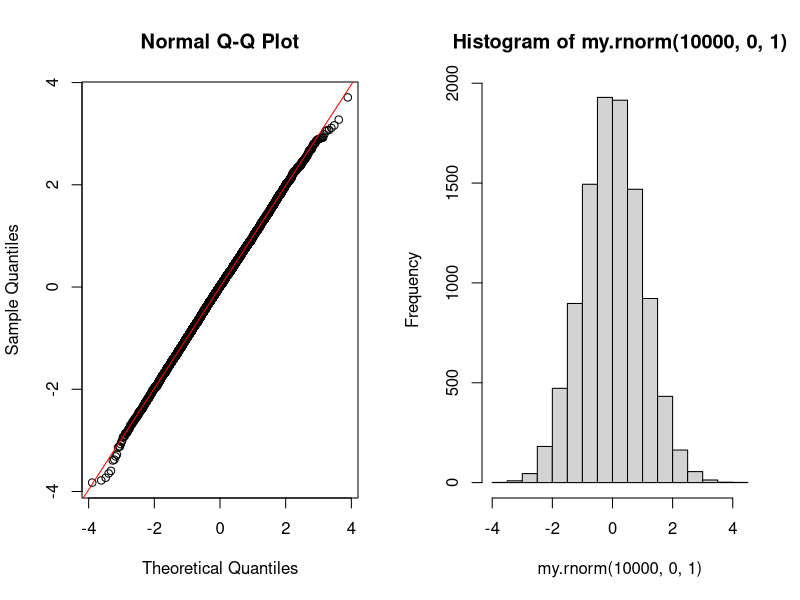

Generate this figure with R: (Note: a time limit stopped this script after it produced the figure.)
#I confirm that the attached is my own work, except where clearly indicated in the text


#uniform to normal
my.rnorm <- function(n, mean=0, sd=1){
  #return a vector of random normal values
  #input n ,number of values to return,no default
  #input mean ,mean of values to return, default o 
  #input sd, sd of values to return,default 1

  if(!is.numeric(n)) stop("invalid arguments",call.=FALSE)
  if(n<=0) stop("invalid arguments",call. = FALSE)
  if(!n%%1==0) stop("invalid arguments",call. = FALSE)
  if(!is.numeric(mean)) stop("invalid arguments",call.=FALSE)
  if(mean<0) stop("invalid arguments",call. = FALSE)
  if(!mean%%1==0) stop("invalid arguments",call. = FALSE)
  if(!is.numeric(sd)) stop("invalid arguments",call.=FALSE)
  if(sd<=0) stop("invalid arguments",call. = FALSE)
  if(!sd%%1==0) stop("invalid arguments",call. = FALSE)
  
  output.myrnorm = NULL
  if (n<0|sd<0){
    stop("invalid arguments")
  } 
#Produce 2 random uniform numbers 
   counter <- 0

repeat{
  r.unif= runif(2,0,1)
    for (i in 1:2){
    r.unif[i]=(r.unif[i])
} 

#2 uniform numbers across [-1,1] square
s.unif=((r.unif[i]*2)-1)
    for (i in 1:2){
    s.unif[i]=c((r.unif[i]*2)-1)
}

#3 If s.unif squared is greater than 1 then repeat until results are less than 1
  w = sum(s.unif^2)

#4 If u1+u2>1 repeat until <=1
  while(w>1){
    r.unif= runif(2,0,1)
      for (i in 1:2){
      s.unif[i]=c((r.unif[i]*2)-1)
  }
      w = sum(s.unif^2)
  }

# 5 - Produce v
  v=sqrt((-2*log(w)/w))

# 6 Define X
  x=c((s.unif[i]*v) * 1 + 0)
  for (i in 1:2){
    x[i]=c((s.unif[i]*v))
}
#Print the results of my.rnorm

   output.myrnorm <- c(output.myrnorm,x)
   if(counter == n-1) break
   counter <- counter+1}          #assistance received with counter
   length(output.myrnorm) <-n
    return(output.myrnorm)
   }

## Normal to Chi-square
my.rchisq = function(n, df=1){
  
  #function that creates a vector of random values from chi-square distribution
  #input n:number of values to return,no default
  #input df:degree of freedom of the distribution,default 1
  
  output.chi=NULL
  if(!is.numeric(n)) stop("invalid arguments",call.=FALSE)
  if(n<=0) stop("invalid arguments",call. = FALSE)
  if(!n%%1==0) stop("invalid arguments",call. = FALSE)
  if(!is.numeric(df)) stop("invalid arguments",call.=FALSE)
  if(df<=0) stop("invalid arguments",call. = FALSE)
  if(!df%%1==0) stop("invalid arguments",call. = FALSE)
  
  counter = 0
  repeat{
    yi= my.rnorm(n,0,1)
    yisq = sum(yi^2)
    output.chi =(c(output.chi,yisq))
    if(counter == n-1) break
    counter <- counter+1}
  length(output.chi) <-n
  return(output.chi)
  }


##Chi to t
my.rt = function(n, df=1){
  #function that generates a vector of random values with an t-distribution
  
  #input n:number of values to return,no default
  #input df:degree of freedom of the distribution,default 1
  
  output.myrt=NULL
  
  if(!is.numeric(n)) stop("invalid arguments",call.=FALSE)
  if(n<=0) stop("invalid arguments",call. = FALSE)
  if(!n%%1==0) stop("invalid arguments",call. = FALSE)
  if(!is.numeric(df)) stop("invalid arguments",call.=FALSE)
  if(df<=0) stop("invalid arguments",call. = FALSE)
  if(!df%%1==0) stop("invalid arguments",call. = FALSE)
  
   counter = 0
      
    rt.numerator = my.rnorm(n)
      rt.denominator = sqrt(my.rchisq(n)/1)
      rt = rt.numerator/rt.denominator
      length(output.myrt) <-n
      output.myrt <- (c(output.myrt,rt))
    return(output.myrt)
        }

###Test Functions######

#Tests for my.rnorm###

## Does it return the correct number of values
x <- my.rnorm(n=10)
pass.test.1 <- (length(x)==10 & is.numeric(x))
pass.test.1

## Sharipo test. High P value suggests normality
shapiro.test(my.rnorm(1000,0,1))

## Test for normality using QQ plot and histogram
par(mfrow=c(1,2)) 
test.norm.1 <- my.rnorm(10000,0,1)
qqnorm(test.norm.1)
qqline(test.norm.1, col="red")
hist(my.rnorm(10000,0,1))


#Tests for my.rchisq#####

## Does it return the correct number of values
y <- my.rchisq(n=10)
pass.test.1 <- (length(x)==10 & is.numeric(x))
pass.test.1

## Test that values are >0 & produces 10 values
neg.chisq <- my.rchisq(n=10)
pass.test.2<- (length(neg.chisq)==10 & neg.chisq>0)
pass.test.2

## Mean is close to degree of freedom, supports chi-square distribution
mean(my.rchisq(10000,1))
 
## Variance close to 2 degrees of freedom, supports chi-square distribution
var((my.rchisq(10000,1)))
 

## approaches normal distribution for large degrees of freedom
hist(my.rchisq(1000,200))


##Tests for t-distribution

## Does it return the correct number of values
z <- my.rt(n=10)
pass.test.3 <- (length(x)==10 & is.numeric(x))
pass.test.3

## Produces 10 values & all >0
neg.rt <- my.rt(n=10)
pass.test.4 <- (length(neg.rt)==10 & neg.rt>0)
pass.test.4
